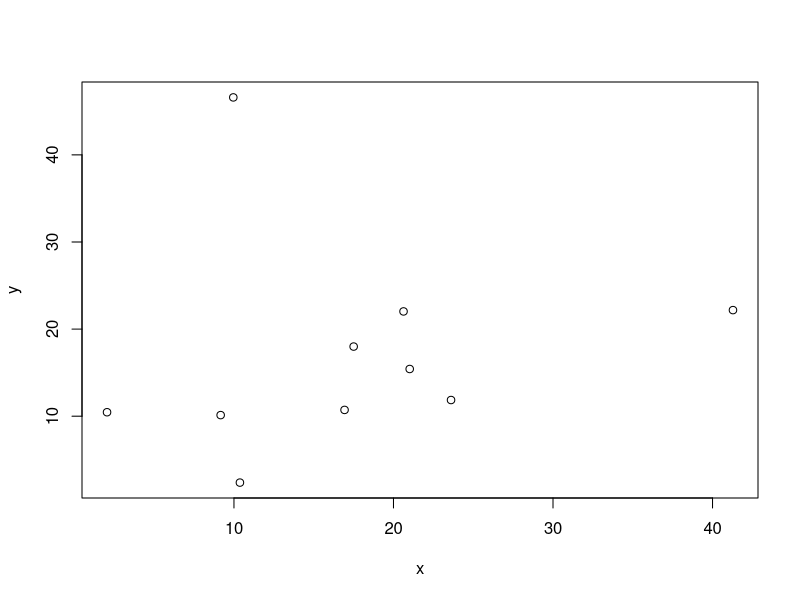
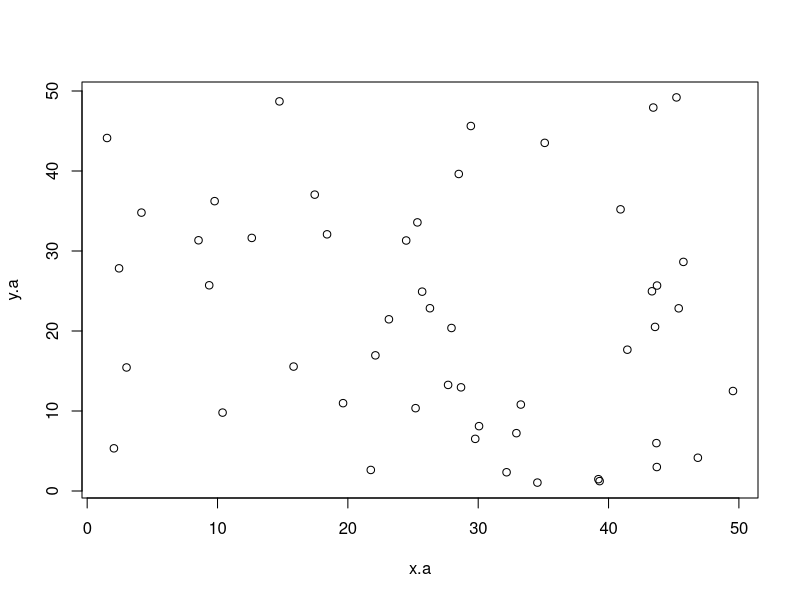

The R script that drew these images, in order:
# 10/2/2023
# Beginning v.1 of recreational fishing ABM
# 10 lakes with non-reproducing fish populations. Lakes are randomly placed on a grid.
# 50 'anglers' with a randomly selected home on the grid. Straight line distance is calculated to each lake.
# Anglers choose the closest lake, harvest fish from there, and then go home.
# this repeats 100x

library(tidyverse)

set.seed(8329)

# grid is 50x50

# randomly selected points for lakes
x<-runif(10, min=1, max=50)
y<-runif(10, min=1, max=50)
lakeID<-seq(1:10)

lakeLoc<-cbind.data.frame(lakeID, x, y)
plot(y~x, lakeLoc)

# randomly selected home locations for anglers
x.a<-runif(50, min=1, max=50)
y.a<-runif(50, min=1, max=50)
anglerID<-seq(1:50)

anglerLoc<-cbind.data.frame(anglerID, x.a, y.a)

plot(y.a~x.a, anglerLoc)


# calculate Euclidean distance between each angler and each lake

distance<-function(x1, y1, x2, y2) {
  return(sqrt((x1 - x2)^2+(y1 - y2)^2))
} 

# use expand.grid to get all combinations of anglerID and lakeID, then left join coordinates and estimate distances
all.comb<-expand_grid(anglerLoc$anglerID, lakeLoc$lakeID)%>%
  rename("anglerID"=`anglerLoc$anglerID`,
         "lakeID"=`lakeLoc$lakeID`)%>%
  left_join(anglerLoc, by="anglerID")%>%
  left_join(lakeLoc, by="lakeID")%>%
  mutate(distance=distance(x.a, y.a, x, y),
         anglerID=as.character(anglerID),
         lakeID=as.character(lakeID))

# pivoting wider did something weird. I'll keep it long for now. 

lakeFish.0<-data.frame(lakeID=seq(1:10),
                     catch.param=sample(c(1,2,3,4), size=max(lakeID), replace=T ),
                     nFish=rep(100),
                     t=rep(0),
                     harvest=rep(0))

catchRecord<-lakeFish.0

anglers<-data.frame(anglerID=seq(1:50),
                    lakeChoice=rep(NA),
                    t=rep(NA),
                    harvest=rep(NA))

# start initial funciton-writing. Simulation will repeat over 30 time steps for now. Next steps will be making these functions modular. 

# lake choice--relies on all.comb df

for(i in 1:max(anglers$anglerID)){
  
  indiv<-all.comb[all.comb$anglerID==i,]
  # decision rule
  anglers[i,"lakeChoice"]<-indiv[which.min(indiv$distance),]$lakeID
}



# harvest--just a poisson draw. but let's have different parameters by lake. I need that link to lakeIDs for future iterations

for(i in 1:max(anglers$anglerID)){
  anglers$harvest[i]<-rpois(1, lakeFish.0[lakeFish.0$lakeID==anglers$lakeChoice[i],]$catch.param)
}

# replace 1 with t for time step once I make that loop
anglers$t=rep(1)

harvest<-rep(NA, length(lakeFish.0$lakeID))

# trackign nFish in lakes
for(i in 1:max(lakeFish.0$lakeID)){
  harvest[i]<-sum(anglers[anglers$lakeChoice==i,]$harvest)
}

lakeFish.app<-lakeFish.0

lakeFish.app$harvest<-harvest
lakeFish.app$nFish=lakeFish.app$nFish-lakeFish.app$harvest
# replace 1 with t for time loop
lakeFish.app$t<-rep(1)

lakeFish.app$catch.param<-ifelse(lakeFish.app$nFish==0, 0, lakeFish.app$catch.param)


